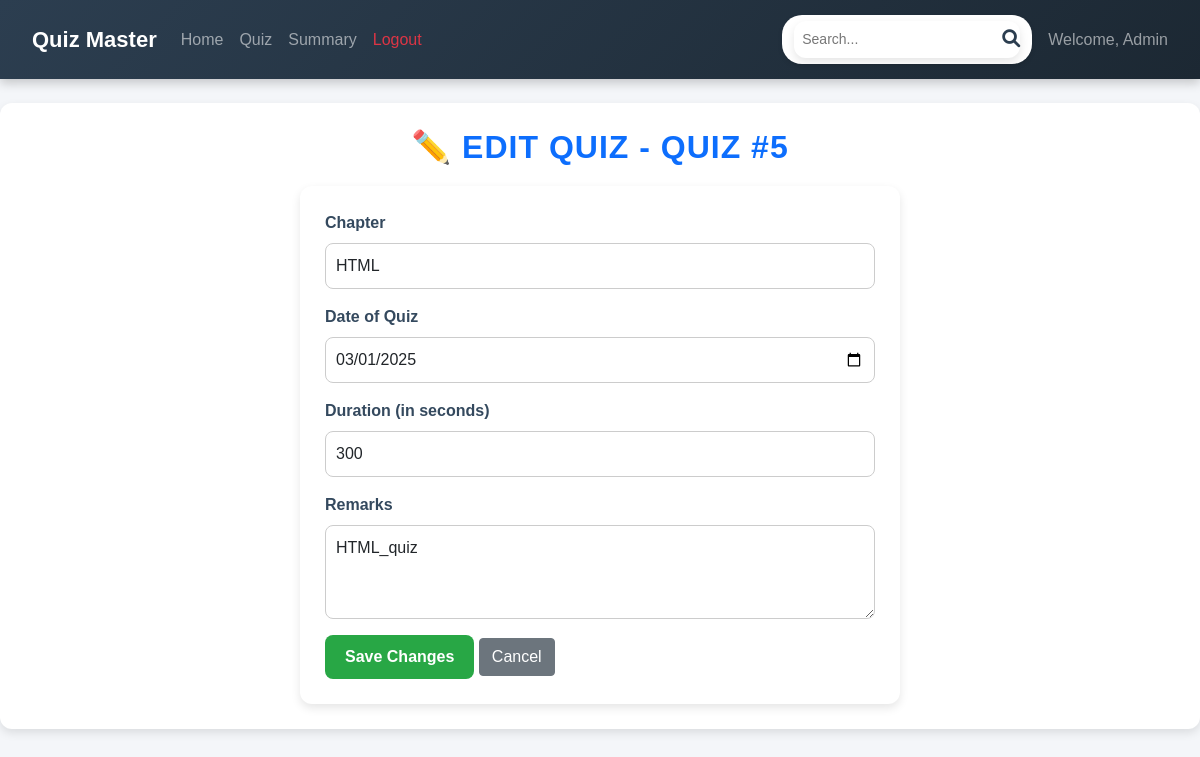
The app's page /admin/edit_quiz/5, older data.
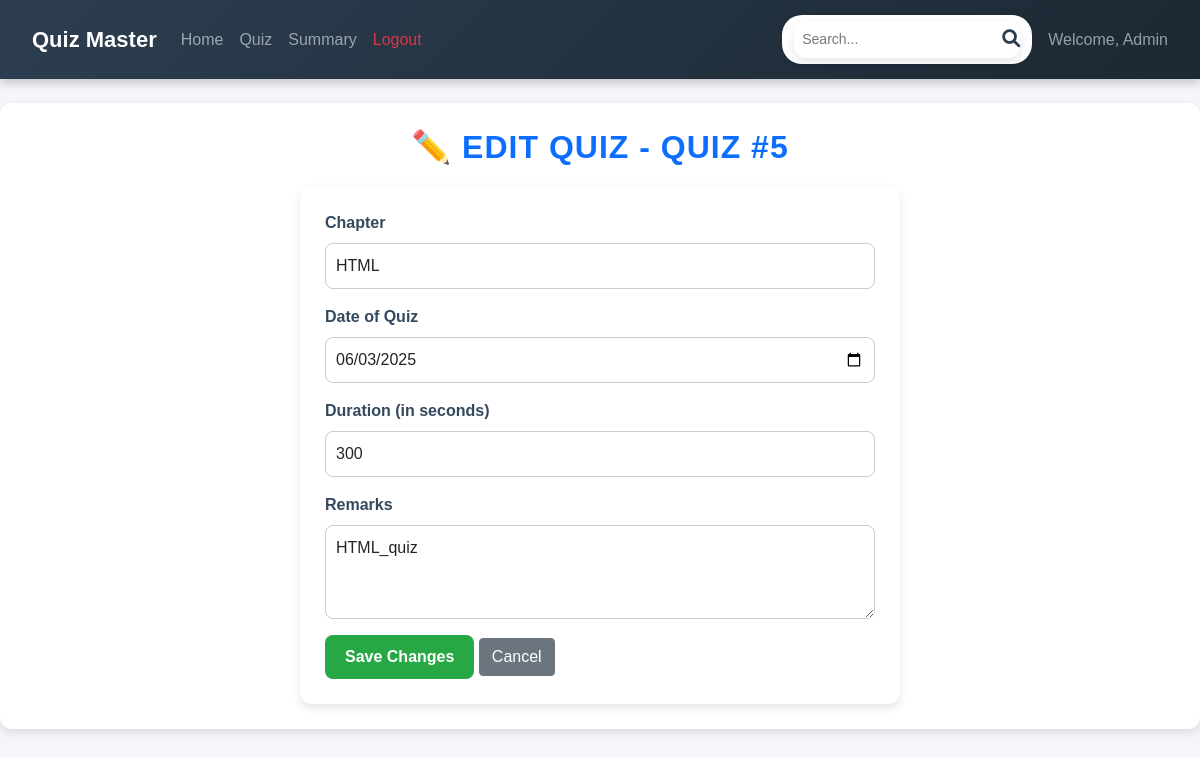
The same page, newer data.
### backend/models.py (models this page shows)
class Quiz(db.Model):
    __tablename__ = 'quiz'
    id = db.Column(db.Integer, primary_key=True)
    chapter_id = db.Column(db.Integer, db.ForeignKey('chapter.id', ondelete="CASCADE"), nullable=False)
    date_of_quiz = db.Column(db.Date, nullable=False)
    duration_seconds = db.Column(db.Integer, nullable=False)
    remarks = db.Column(db.Text)
    questions = db.relationship('Question', backref='quiz', lazy='subquery', cascade='all, delete-orphan')
    scores = db.relationship('Score', backref='quiz', lazy='dynamic', cascade='all, delete-orphan')

### backend/controllers.py (the view, shortened to what this page needs)
@app.route('/admin/edit_quiz/<int:quiz_id>', methods=['GET', 'POST'])
def edit_quiz(quiz_id):
    quiz = Quiz.query.get_or_404(quiz_id)
    chapters = Chapter.query.all()
    return render_template('admin/edit_quiz.html', quiz=quiz, chapters=chapters)

### templates/admin/edit_quiz.html (shortened to what this page needs)
{% extends "admin/admin_base.html" %}
{% block content %}
<h2 class="text-center text-primary">✏️ Edit Quiz - {{ 'Quiz #' + quiz.id|string }}</h2>
<form method="POST" action="{{ url_for('edit_quiz', quiz_id=quiz.id) }}">
    <div class="mb-3">
        <label class="form-label">Chapter</label>
        <select class="form-control" name="chapter_id" required>
            {% for chapter in chapters %}
            <option value="{{ chapter.id }}" {% if chapter.id == quiz.chapter.id %}selected{% endif %}>
                {{ chapter.name }}
            </option>
            {% endfor %}
        </select>
    </div>
    <div class="mb-3">
        <label class="form-label">Date of Quiz</label>
        <input type="date" class="form-control" name="date_of_quiz" value="{{ quiz.date_of_quiz.strftime('%Y-%m-%d') }}" required>
    </div>
    <div class="mb-3">
        <label class="form-label">Duration (in seconds)</label>
        <input type="number" class="form-control" name="duration"
             value="{{ quiz.duration_seconds }}" required> </div>
    <div class="mb-3">
        <label class="form-label">Remarks</label>
        <textarea class="form-control" name="remarks" rows="3">{{ quiz.remarks }}</textarea>
    </div>
    <button type="submit" class="btn btn-success">Save Changes</button>
    <a href="{{ url_for('quiz_management') }}" class="btn btn-secondary">Cancel</a>
</form>
{% endblock %}

Row changes from the older to the newer data that the page shows:
changed Quiz "QUIZ #5": date_of_quiz "03/01/2025" → "06/03/2025"
